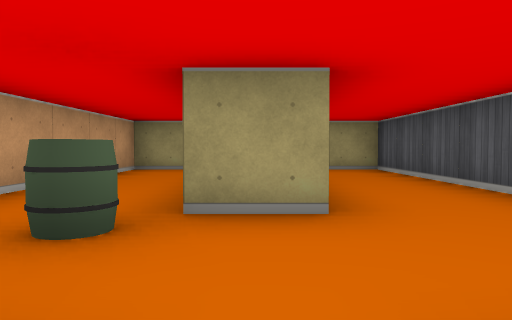
View 1 (above)

13 first-person views from a walk through a cub3D maze. The camera is about half as high as the walls, tilts 2° down and sees 70° across. The floor is counted in squares. Each view is taken from the middle of a square. On the plan, view 1 faces up. The plan holds only what a view shows up to about 9 squares ahead; the rest is blank.

View 2
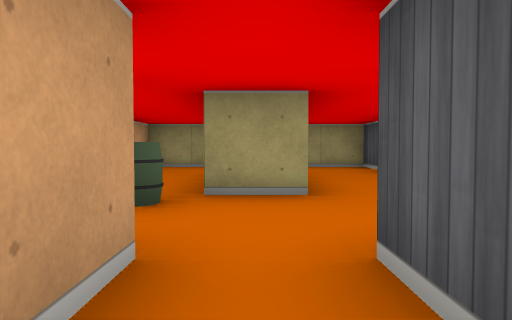

View 3
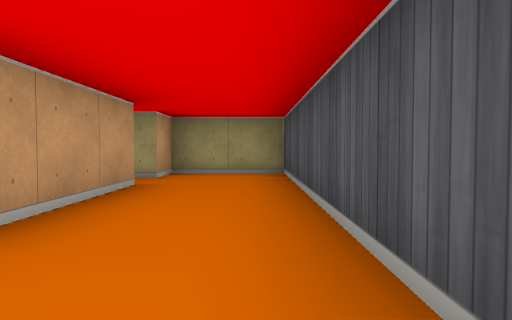

View 4
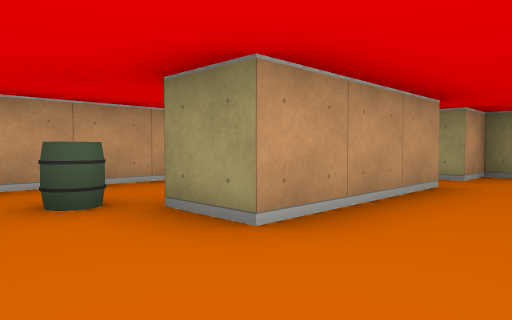

View 5
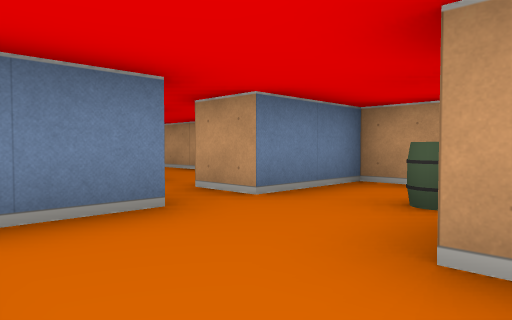

View 6
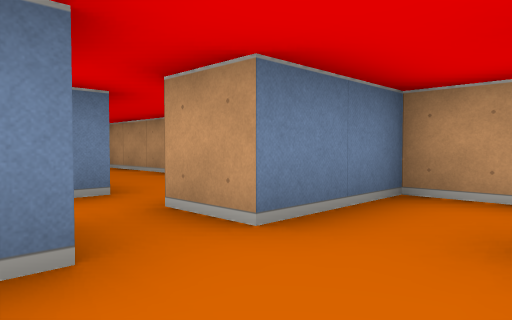

View 7
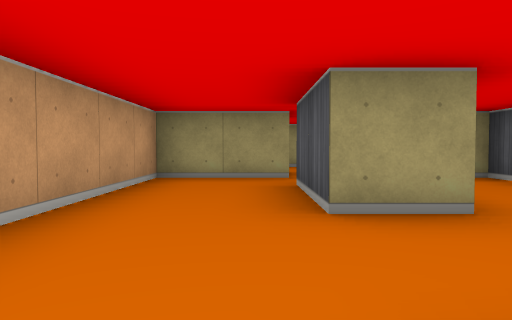

View 8
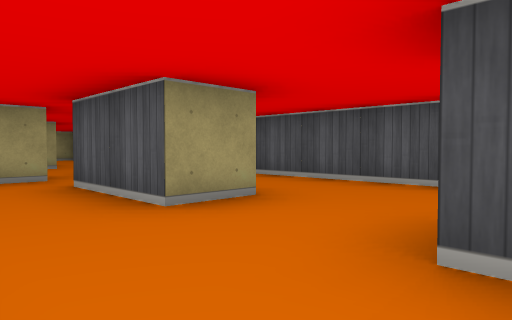

View 9
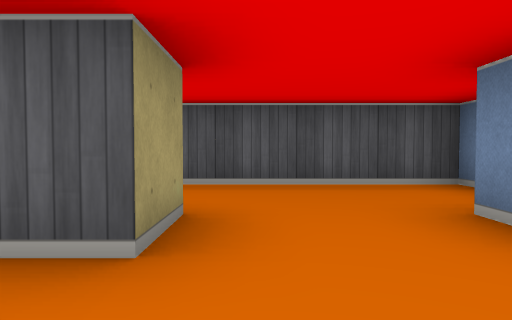

View 10
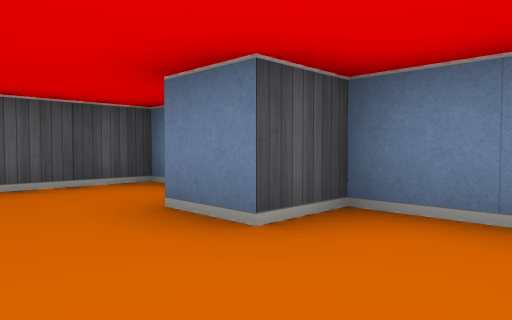

View 11
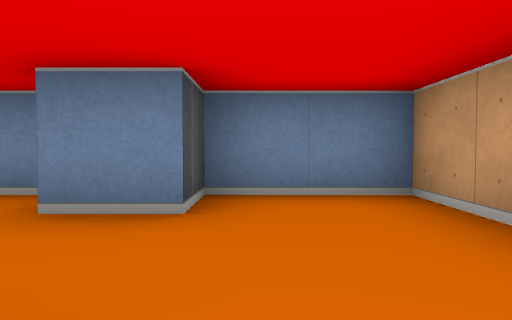

View 12
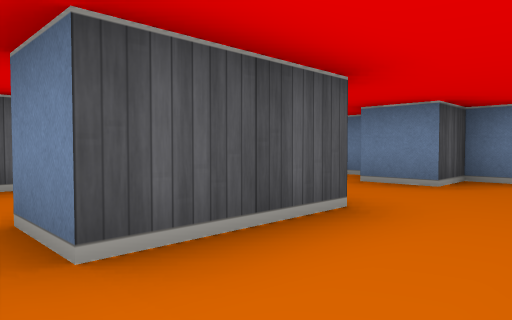

View 13
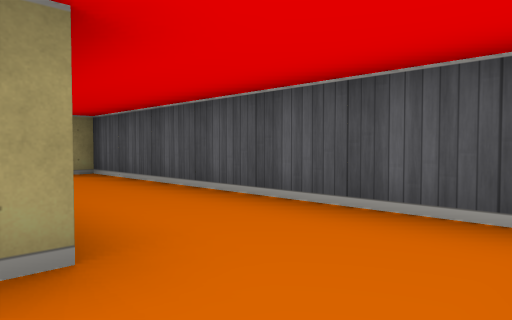

### Floor plan
Ten units are one square. View 1 is at (0, 0); x grows to the right and y downward. Boxes are objects, and circles mark ways between rooms. Rooms are numbered by the first view taken in them; rooms with no view inside come last. Other rooms are left out.
<svg viewBox="-30 -80 60 150">
<path fill="none" stroke="#000" d="M5 4 5 -5M-5 -5 -5 5 -25 5 -25 35M-5 35 -5 15 5 15M25 35 25 5M5 -56 5 -25M25 -14 25 -75 5 -75 5 -65M5 -5 16 -5M-25 35 -25 65 -5 65 -5 55 5 55M6 35 -5 35M5 -25 -5 -25M5 -65 1 -65M-11 -75 -25 -75 -25 -5 -5 -5M10 65 25 65 25 35"/>
<rect x="-15" y="-25" width="10" height="10" fill="#bbb"><title>barrel</title></rect>
<circle cx="-15" cy="25" r="3" fill="#2a7"/>
<circle cx="0" cy="0" r="3" fill="#2a7"/>
<circle cx="15" cy="25" r="3" fill="#2a7"/>
<circle cx="0" cy="-10" r="3" fill="#2a7"/>
<circle cx="0" cy="-60" r="3" fill="#2a7"/>
<circle cx="0" cy="45" r="3" fill="#2a7"/>
<text x="0" y="10">1</text>
<text x="10" y="-40">2</text>
<text x="-10" y="50">3</text>
<text x="-10" y="-40">4</text>
<text x="10" y="50">5</text>
</svg>
Room 1 opens to room 3. Room 1 opens to room 4. Room 1 opens to room 5. Room 2 opens to room 4. Room 3 opens to room 5.

Where each view was taken, in squares from view 1:
view 1: 0 up, 0 right, facing up
view 2: 1 down, 0 right, facing up
view 3: 1 up, 2 right, facing up
view 4: 1 up, 2 right, facing up-left
view 5: 3 up, 2 right, facing down-left
view 6: 2 up, 1 right, facing down-left
view 7: 6 down, 1 left, facing up
view 8: 6 down, 2 left, facing up-right
view 9: 4 down, 2 left, facing right
view 10: 4 down, 2 left, facing down-right
view 11: 3 down, 1 left, facing down
view 12: 1 down, 2 left, facing down-right
view 13: 1 up, 0 right, facing up-right
